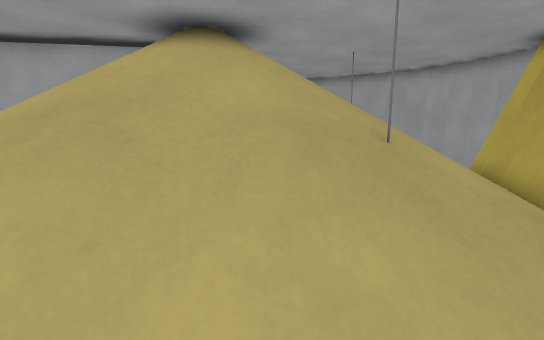
[1] (above)

12 first-person views from a walk through a level from a Godot 3-D game. The camera is 1.2 m above the floor, tilts 10° down and sees 85° across. The floor is counted in squares, 0.5 m on a side. Each view is taken from the middle of a square. On the plan, view 1 faces up. The plan holds only what a view shows up to about 19 squares ahead; the rest is blank. The place goes on beyond the plan.

[2]
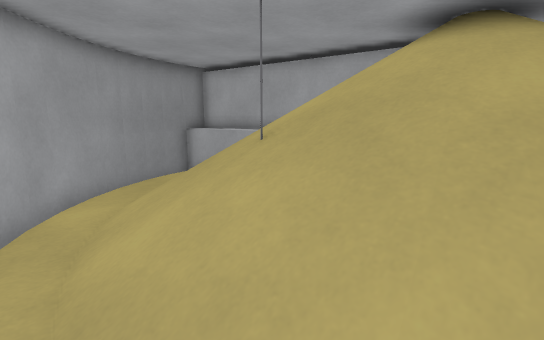

[3]
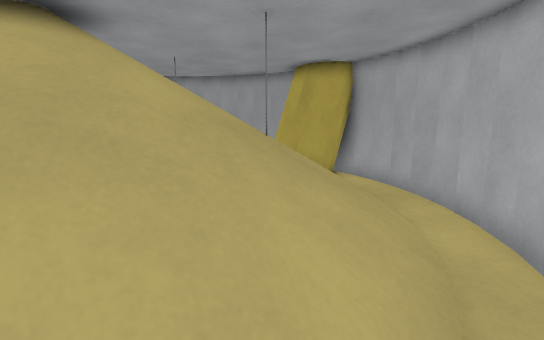

[4]
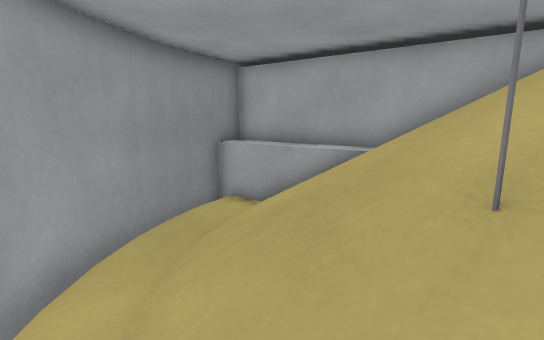

[5]
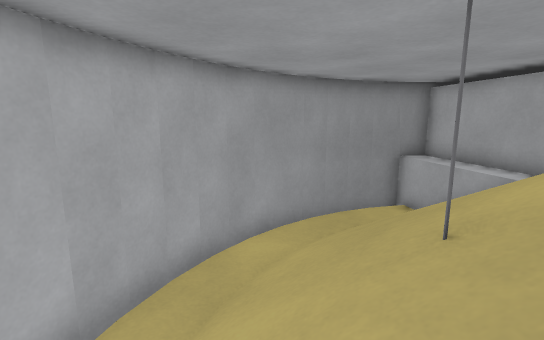

[6]
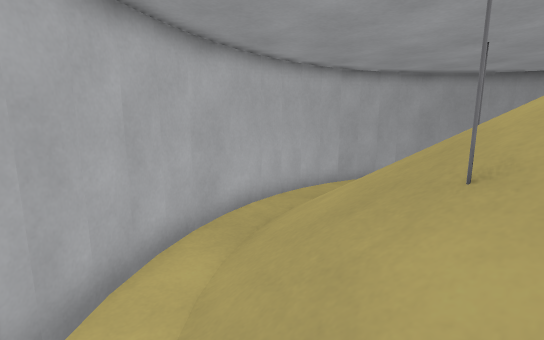

[7]
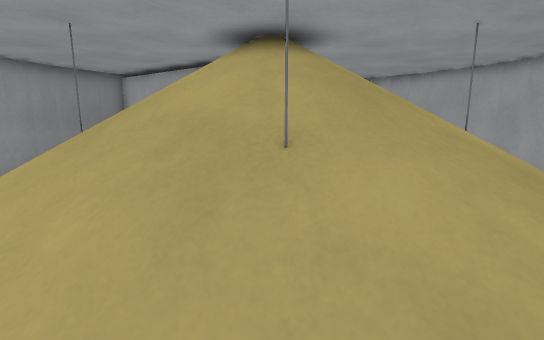

[8]
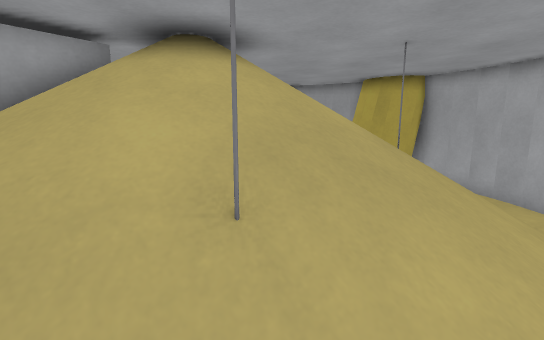

[9]
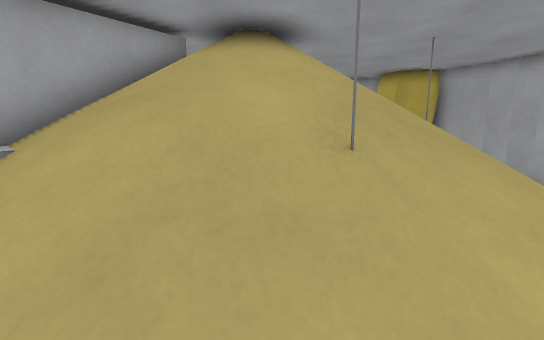

[10]
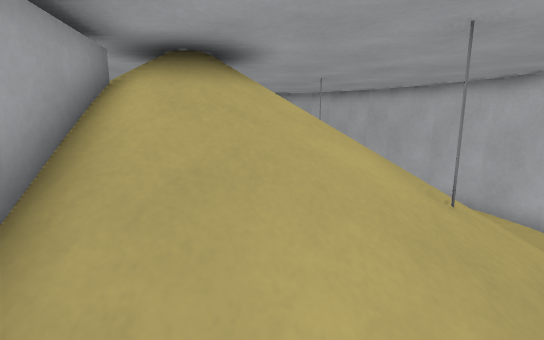

[11]
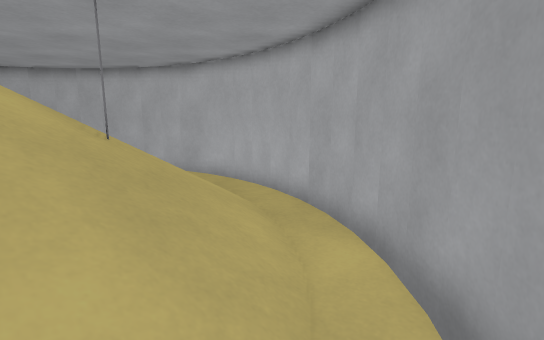

[12]
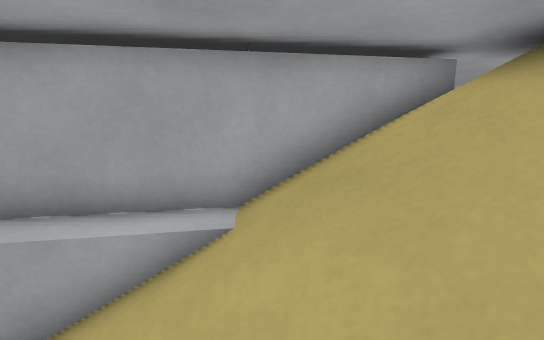

### Floor plan
Key: @ floor where view 1 was taken; # wall or solid block; . main floor; : floor 0.5 m higher than the main floor; + floor 0.75 m higher than the main floor; * floor 1 m higher than the main floor; / step, stairs or slope; ^ raised ledge.
Columns run from 13 left of view 1 to 8 right of it. Each row starts with its distance up from view 1.
 11                 #
 10        ^^##     #+:
  9   ####^^        #*/##
  8 #^^^#+^ ^       #// ##
  7 #^////^###     ##///##
  6 # .///*###^ ^### ///.#
  5  #.//// ##   ###////.#
  4  # .////*#^^^ *////. #
  3  ##../////////////..#
  2   ##..///////////..##
  1    ##...///////...##
  0     ###......@..###
 -1       ####   ####

Where each view was taken, in squares from view 1:
view 1: 0 up, 0 right, facing up
view 2: 0 up, 0 right, facing up-left
view 3: 0 up, 3 left, facing up-right
view 4: 1 up, 4 left, facing up-left
view 5: 2 up, 1 left, facing left
view 6: 6 up, 6 right, facing down-left
view 7: 2 up, 5 right, facing up-left
view 8: 2 up, 6 left, facing up-right
view 9: 2 up, 8 left, facing up-right
view 10: 7 up, 9 left, facing right
view 11: 6 up, 11 left, facing down-right
view 12: 4 up, 7 left, facing up
